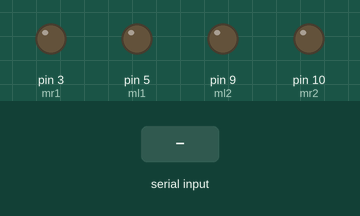
The sketch below on a simulated Arduino Uno, built with avr-gcc and run on an emulated ATmega328P. Parts: output pins drawn as LEDs (lit = HIGH). The test bench sets the inputs (shaded band).

Above: at 1.2 s.
1.3 s: "U" received over Serial
At 2.1 s:
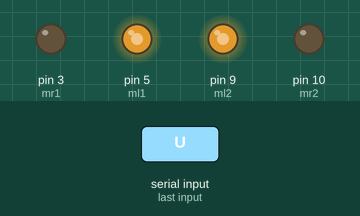
2.9 s: "D" received over Serial
At 3.4 s:
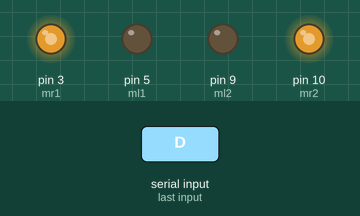
4.5 s: "R" received over Serial
At 5.7 s:
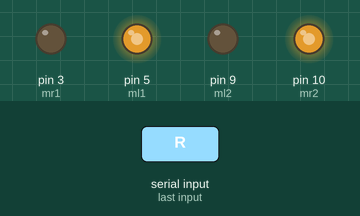
6.0 s: "L" received over Serial
At 6.9 s:
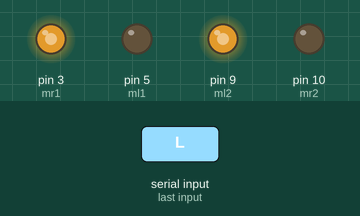
Timing chart, 0 to 8.5 s (numbered marks = the images above; inputs shaded):
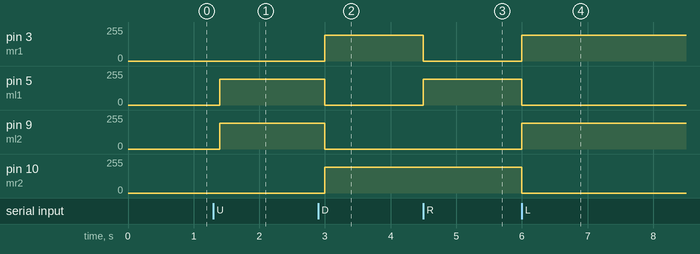

Measured:
- after the input at 1.3 s, pin 5 (ml1), pin 9 (ml2): 0/255 → 192/255 after 0.10 s
- after the input at 2.9 s, pin 3 (mr1), pin 10 (mr2): 0/255 → 192/255 after 0.10 s; pin 5 (ml1), pin 9 (ml2): 192/255 → 0/255 after 0.10 s
- after the input at 4.5 s, pin 3 (mr1): 192/255 → 0/255 at once; pin 5 (ml1): 0/255 → 192/255 at once
- after the input at 6.0 s, pin 3 (mr1), pin 9 (ml2): 0/255 → 192/255 at once; pin 5 (ml1), pin 10 (mr2): 192/255 → 0/255 at once

The sketch:

master.ino
```cpp
// Set pins [PWM]
int ml1 = 5;
int mr1 = 3;
int ml2 = 9;
int mr2 = 10;

int spd = 192;

char data;

String nums = "012345678";

//Setup
void setup(){
	pinMode(ml1,OUTPUT);
	pinMode(mr1,OUTPUT);
	pinMode(ml2,OUTPUT);
	pinMode(mr2,OUTPUT);
        Serial.begin(9600);
}

//Loop
void loop(){
	if(Serial.available()){
		data = Serial.read();
		//Command Functions
		//Speed Command
		int a = nums.indexOf(data);
		if(a!=-1){
			changeSpeed(a);
		}
		else{
			//Other Commands
			switch(data){
			case 'U':
				avance();
				break;
			case 'D':
				retro();
				break;
			case 'R':
				giroDer();
				break;
			case 'L':
				giroIzq();
				break;
			case 'S':
				stop();
				break;
			case 'Z':
				int sensor = analogRead(0);
				Serial.write(sensor);
				break;
			}
		}
	}
	delay(100);
}

//Move Functions
void avance(){
	analogWrite(ml1,spd);
	digitalWrite(mr1,0);
	analogWrite(ml2,spd);
	digitalWrite(mr2,0);
}
void retro(){
	digitalWrite(ml1,0);
	analogWrite(mr1,spd);
	digitalWrite(ml2,0);
	analogWrite(mr2,spd);
}
void stop(){
	digitalWrite(ml1,0);
	digitalWrite(mr1,0);
	digitalWrite(ml2,0);
	digitalWrite(mr2,0);
}
void giroDer(){
	analogWrite(ml1,spd);
	digitalWrite(mr1,0);
	digitalWrite(ml2,0);
	analogWrite(mr2,spd);
}
void giroIzq(){
	digitalWrite(ml1,0);
	analogWrite(mr1,spd);
	analogWrite(ml2,spd);
	digitalWrite(mr2,0);
}

void changeSpeed(int vel){
	if(vel==0){
		spd = 0;
	}
	else{
		spd = 32*vel -1;
	}
}
```
